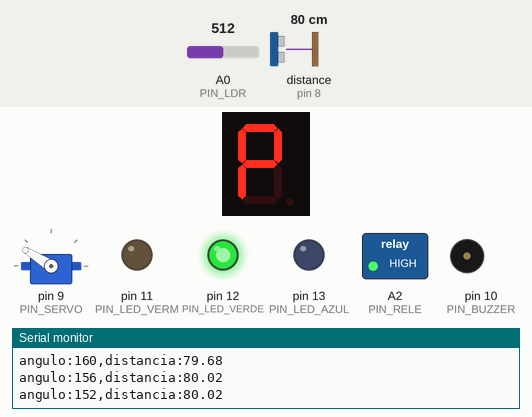
The sketch below on a simulated Arduino Uno, built with avr-gcc and run on an emulated ATmega328P. Shown: 1-digit seven-segment display, servo, switched loads named in the sketch (green lamp = pin HIGH), output pins drawn as LEDs (lit = HIGH), buzzer (waves = sounding), the last lines printed to the serial monitor. Wiring (inferred from the names in the program): ultrasonic range finder: trigger pin 7; echo pin 8; 1-digit 7-segment display, segments lit when HIGH: segments pin 3, pin 4, pin 5, pin 6, A3, A4, A5. Inputs (shaded band) come from the test bench; at power-on: distance to the obstacle (sensor on pin 8) 80 cm, A0 (PIN_LDR) = 512. The echo pulse lasts 58.3 µs per cm; the segment pins are drawn as the display they are named for; pins used as bus, display or sensor lines are not drawn.

Above: at 1.27 s.
1.3 s: distance to the obstacle (sensor on pin 8) set to 2 cm
At 2.7 s:
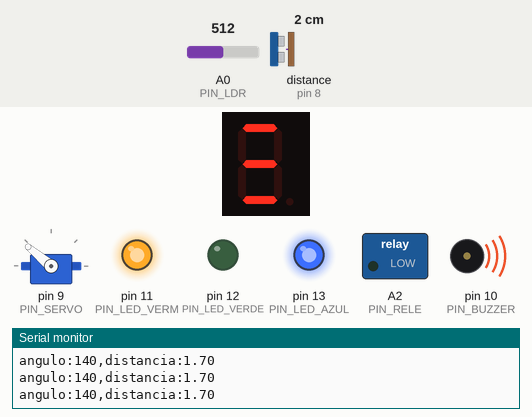
3.0 s: distance to the obstacle (sensor on pin 8) set to 11 cm
6.0 s: distance to the obstacle (sensor on pin 8) set to 14 cm
At 8.3 s:
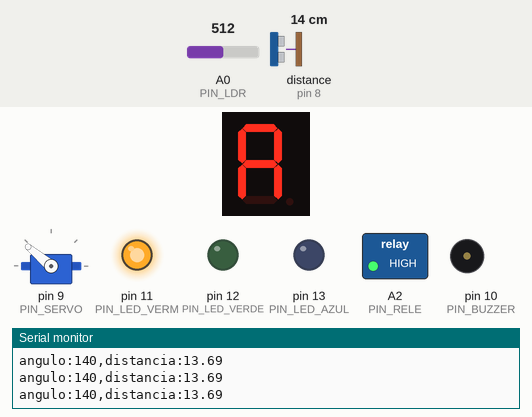
9.0 s: distance to the obstacle (sensor on pin 8) set to 4 cm
At 10.1 s:
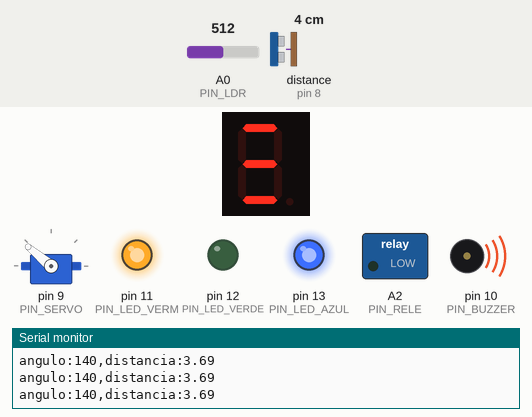
10.5 s: distance to the obstacle (sensor on pin 8) set to 18 cm
At 12.08 s:
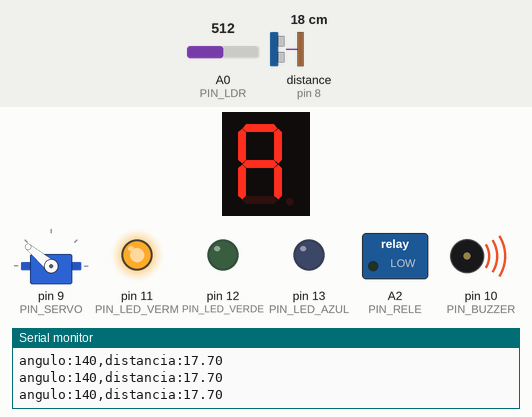
Timing chart, 0 to 13.7 s (numbered marks = the images above; inputs shaded):
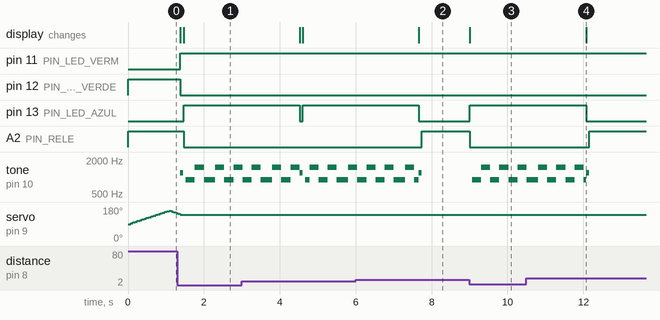

Measured:
- the behaviour switches between 12 and 13 cm on distance to the obstacle (sensor on pin 8) (found by bisection; images 1 and 2)
- after the input at 1.3 s, pin 11 (PIN_LED_VERM): LOW → HIGH after 0.08 s; pin 12 (PIN_LED_VERDE): HIGH → LOW after 0.08 s
- after the input at 6.0 s, pin 13 (PIN_LED_AZUL): goes on until 7.7 s, then stays LOW; A2 (PIN_RELE): LOW → HIGH after 1.7 s; tone on pin 10 (PIN_BUZZER): goes on until 7.7 s, then stays silent
- after the input at 9.0 s, pin 13 (PIN_LED_AZUL): LOW → HIGH at once; A2 (PIN_RELE): HIGH → LOW at once; tone on pin 10 (PIN_BUZZER): alternates 1500 Hz for 0.24 s and 900 Hz for 0.24 s, starting after 0.07 s; the display: changes at once (image 3)
- after the input at 10.5 s, pin 13 (PIN_LED_AZUL): goes on until 12.1 s, then stays LOW; A2 (PIN_RELE): LOW → HIGH after 1.7 s; tone on pin 10 (PIN_BUZZER): goes on until 12.2 s, then stays silent
- by itself, servo on pin 9 (PIN_SERVO): rises from 90° to 160° in 1.0 s, then falls to 148° in 0.18 s

The sketch:

02_sentinela_regras.ino
```cpp
/*
  MINICURSO DE ROBÓTICA — Robô Sentinela
  Sketch 02: Sentinela por REGRAS (máquina de estados, sem delay no loop)

  Comportamento:
    PATRULHA -> a cabeça varre de 20° a 160° medindo distância.
    ATENCAO  -> algo a menos de LIMIAR_CM: para, olha para o alvo, LED vermelho, bip.
                Se o alvo chegar a menos de PERIGO_CM -> ALARME.
                Se o alvo sumir por TEMPO_SUMIU_MS -> volta a PATRULHA.
    ALARME   -> sirene + relé por 3 s, depois volta para ATENCAO.
    No escuro (LDR), o relé ("holofote") acende já na ATENCAO.

  Desafio do bloco: tente criar uma regra que diferencie "mão se aproximando",
  "mão se afastando" e "aceno". Vai perceber por que vamos usar Machine Learning.
*/
#include <Servo.h>

// ---------- Ajustes ----------
const bool DISPLAY_ANODO_COMUM = false;
const bool BUZZER_ATIVO        = false;
const bool RELE_ATIVO_BAIXO    = true;
const float LIMIAR_CM   = 40.0;   // distância que dispara a atenção
const float PERIGO_CM   = 12.0;   // distância que dispara o alarme
const int   LDR_ESCURO  = 150;    // abaixo disso consideramos escuro (calibre no sketch 01)
const unsigned long PASSO_MS       = 60;   // intervalo entre passos da varredura
const unsigned long TEMPO_SUMIU_MS = 3000;
const int ANG_MIN = 20, ANG_MAX = 160, ANG_PASSO = 4;

// ---------- Pinos ----------
const int PIN_SEG[7] = {3, 4, 5, 6, A3, A4, A5};
const int PIN_TRIG = 7, PIN_ECHO = 8, PIN_SERVO = 9, PIN_BUZZER = 10;
const int PIN_LED_VERM = 11, PIN_LED_VERDE = 12, PIN_LED_AZUL = 13;
const int PIN_LDR = A0, PIN_RELE = A2;

const byte SEG_P = 0x73, SEG_A = 0x77, SEG_ALARME = 0x49; // P, A, três barras

enum Estado { PATRULHA, ATENCAO, ALARME };
Estado estado = PATRULHA;

Servo cabeca;
int angulo = 90, direcao = +1;
unsigned long tUltimoPasso = 0, tUltimoAlvo = 0, tInicioAlarme = 0;
int contDeteccao = 0;

// ---------- Funções auxiliares ----------
void mostrar(byte padrao) {
  for (int i = 0; i < 7; i++) {
    bool aceso = padrao & (1 << i);
    if (DISPLAY_ANODO_COMUM) aceso = !aceso;
    digitalWrite(PIN_SEG[i], aceso ? HIGH : LOW);
  }
}
void bip(int freq, int ms) {
  if (BUZZER_ATIVO) { digitalWrite(PIN_BUZZER, HIGH); delay(ms); digitalWrite(PIN_BUZZER, LOW); }
  else { tone(PIN_BUZZER, freq, ms); delay(ms); }
}
void rele(bool ligado) { digitalWrite(PIN_RELE, (ligado != RELE_ATIVO_BAIXO) ? HIGH : LOW); }
void leds(bool verm, bool verde, bool azul) {
  digitalWrite(PIN_LED_VERM, verm); digitalWrite(PIN_LED_VERDE, verde); digitalWrite(PIN_LED_AZUL, azul);
}
float lerDistanciaCm() {
  digitalWrite(PIN_TRIG, LOW);  delayMicroseconds(2);
  digitalWrite(PIN_TRIG, HIGH); delayMicroseconds(10);
  digitalWrite(PIN_TRIG, LOW);
  unsigned long us = pulseIn(PIN_ECHO, HIGH, 12000UL);
  if (us == 0) return 200.0;
  float d = us * 0.0343 / 2.0;
  return d > 200.0 ? 200.0 : d;
}
bool estaEscuro() { return analogRead(PIN_LDR) < LDR_ESCURO; }

void mudarPara(Estado novo) {
  estado = novo;
  switch (novo) {
    case PATRULHA: leds(false, true, false); mostrar(SEG_P); rele(false);
                   Serial.println(F("# -> PATRULHA")); break;
    case ATENCAO:  leds(true, false, false); mostrar(SEG_A); bip(1200, 80);
                   rele(estaEscuro()); tUltimoAlvo = millis();
                   Serial.println(F("# -> ATENCAO")); break;
    case ALARME:   leds(true, false, true); mostrar(SEG_ALARME); rele(true);
                   tInicioAlarme = millis();
                   Serial.println(F("# -> ALARME")); break;
  }
}

void setup() {
  Serial.begin(9600);
  for (int i = 0; i < 7; i++) pinMode(PIN_SEG[i], OUTPUT);
  pinMode(PIN_TRIG, OUTPUT); pinMode(PIN_ECHO, INPUT); pinMode(PIN_BUZZER, OUTPUT);
  pinMode(PIN_LED_VERM, OUTPUT); pinMode(PIN_LED_VERDE, OUTPUT); pinMode(PIN_LED_AZUL, OUTPUT);
  pinMode(PIN_RELE, OUTPUT);
  cabeca.attach(PIN_SERVO); cabeca.write(angulo);
  mudarPara(PATRULHA);
}

void loop() {
  unsigned long agora = millis();
  if (agora - tUltimoPasso < PASSO_MS) return;   // ritmo fixo, sem travar o loop
  tUltimoPasso = agora;

  float d = lerDistanciaCm();
  Serial.print(F("angulo:")); Serial.print(angulo);
  Serial.print(F(",distancia:")); Serial.println(d);

  switch (estado) {
    case PATRULHA:
      angulo += direcao * ANG_PASSO;
      if (angulo >= ANG_MAX || angulo <= ANG_MIN) direcao = -direcao;
      angulo = constrain(angulo, ANG_MIN, ANG_MAX);
      cabeca.write(angulo);
      // exige 2 leituras seguidas para evitar falso alarme por ruído
      contDeteccao = (d < LIMIAR_CM) ? contDeteccao + 1 : 0;
      if (contDeteccao >= 2) { contDeteccao = 0; mudarPara(ATENCAO); }
      break;

    case ATENCAO:
      if (d < LIMIAR_CM) tUltimoAlvo = agora;
      if (d < PERIGO_CM) mudarPara(ALARME);
      else if (agora - tUltimoAlvo > TEMPO_SUMIU_MS) mudarPara(PATRULHA);
      break;

    case ALARME:
      if (BUZZER_ATIVO) digitalWrite(PIN_BUZZER, (agora / 200) % 2);
      else tone(PIN_BUZZER, ((agora / 250) % 2) ? 1500 : 900);
      if (agora - tInicioAlarme > 3000) {
        noTone(PIN_BUZZER); digitalWrite(PIN_BUZZER, LOW);
        mudarPara(ATENCAO);
      }
      break;
  }
}
```
